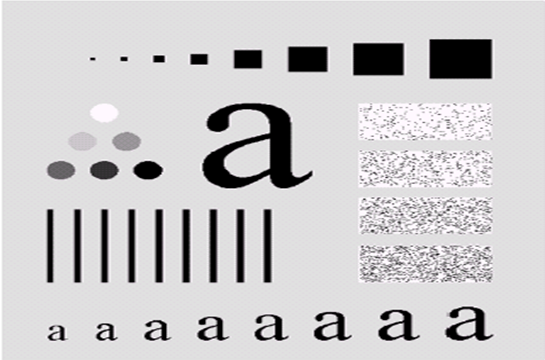
#> input picture IMAGE_PROCESSING/IMAGES/test_img.png, 545 x 360 px
$ jupyter execute --allow-errors LabAssignment_7.ipynb
#> lines starting #> are read from the running program, lines starting #| are printed output that depends on the picture
[cell 1]
import numpy as np
import cv2
import matplotlib.pyplot as plt
from collections import Counter

[cell 2]
#image loading
img = cv2.imread('../IMAGES/test_img.png', 0)
#> img: shape (360, 545); min 0, max 255, mean 202.5

[cell 3]
# 1. Write a program to perform the Huffman coding techniques on an image and compute Compression Ratio.

# [57 lines left out: functions huffman_coding, compress_image, calculate_compression_ratio, not called in this run]


# Convert image to NumPy array for processing
#> (the rest of this cell did not finish here and is left out)

[cell 4]
# 2. Take an image, apply Fourier transformation, quantize data and apply Huffman coding. Apply Huffman decoding and inverse Fourier to obtain reconstructed image. Calculate  CR and PSNR

[cell 5]
import numpy as np
from scipy.fft import fft2, ifft2
from PIL import Image
from sklearn.preprocessing import QuantileTransformer
import heapq
import collections
import matplotlib.pyplot as plt

# Helper functions for Huffman Coding
def build_huffman_tree(data):
    frequency = collections.Counter(data)
    heap = [[weight, [symbol, ""]] for symbol, weight in frequency.items()]
    heapq.heapify(heap)

    while len(heap) > 1:
        lo = heapq.heappop(heap)
        hi = heapq.heappop(heap)
        for pair in lo[1:]:
            pair[1] = '0' + pair[1]
        for pair in hi[1:]:
            pair[1] = '1' + pair[1]
        heapq.heappush(heap, [lo[0] + hi[0]] + lo[1:] + hi[1:])

    huffman_tree = sorted(heapq.heappop(heap)[1:], key=lambda p: (len(p[-1]), p))
    return dict((symbol, code) for symbol, code in huffman_tree)

def huffman_encoding(data, huffman_tree):
    return ''.join(huffman_tree[symbol] for symbol in data)

def huffman_decoding(encoded_data, huffman_tree):
    reverse_tree = {code: symbol for symbol, code in huffman_tree.items()}
    decoded_data = []
    code = ''
    for bit in encoded_data:
        code += bit
        if code in reverse_tree:
            decoded_data.append(reverse_tree[code])
            code = ''
    return decoded_data

# Read and process image
def process_image(image_path):
    # Load image
    img = Image.open(image_path).convert('L')
    img_array = np.array(img)

    # Apply Fourier Transform
    f_transform = fft2(img_array)
    magnitude = np.abs(f_transform)

    # Quantize data
    quantizer = QuantileTransformer(output_distribution='uniform')
    quantized_data = quantizer.fit_transform(magnitude.reshape(-1, 1)).reshape(magnitude.shape)

    # Flatten quantized data for Huffman coding
    flat_quantized_data = quantized_data.flatten()

    # Create Huffman tree and encode
    huffman_tree = build_huffman_tree(flat_quantized_data.astype(int))
    encoded_data = huffman_encoding(flat_quantized_data.astype(int), huffman_tree)

    # Decode Huffman encoded data
    decoded_data = huffman_decoding(encoded_data, huffman_tree)

    # Convert decoded data back to quantized data
    decoded_quantized_data = np.array(decoded_data).reshape(magnitude.shape)

    # Inverse Fourier Transform
    f_transform_reconstructed = ifft2(decoded_quantized_data)
    reconstructed_image = np.abs(f_transform_reconstructed)

    # Convert reconstructed image to uint8 format
    reconstructed_image_uint8 = np.clip(reconstructed_image, 0, 255).astype(np.uint8)

    # Calculate Compression Ratio (CR)
    original_size = img_array.size * img_array.itemsize
    encoded_size = len(encoded_data) / 8  # in bytes
    CR = original_size / encoded_size

    # Calculate PSNR
    mse = np.mean((img_array - reconstructed_image_uint8) ** 2)
    if mse == 0:
        psnr = 100
    else:
        max_pixel = 255.0
        psnr = 20 * np.log10(max_pixel / np.sqrt(mse))

    return reconstructed_image_uint8, CR, psnr

# Process the image and obtain results
reconstructed_image, CR, PSNR = process_image('../IMAGES/test_img.png')
#> in process_image, `quantized_data = quantizer.fit_transform(magnitude.reshape(-1, 1)).res..`:
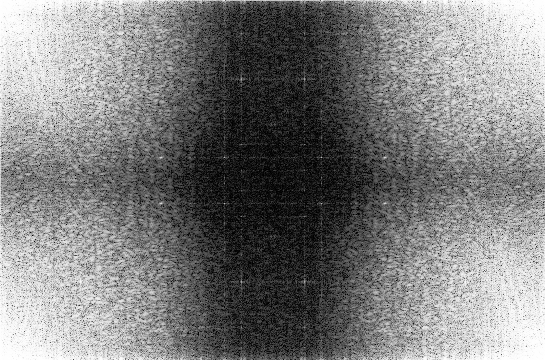
#> quantized_data: shape (360, 545) float64; min 0, max 1, mean 0.496
#> in build_huffman_tree, `frequency = collections.Counter(data)`: frequency = {1: 55, 0: 196145}
#> in build_huffman_tree, `heap = [[weight, [symbol, ""]] for symbol, weight in frequency.items()]`: heap = [[55, [1, '']], [196145, [0, '']]]
#> the loop in build_huffman_tree, `while len(heap) > 1:` made 1 pass
#> (lo, hi) on pass 1: ([55, [1, '']], [196145, [0, '']])
#> after the loop in build_huffman_tree, `while len(heap) > 1:`: pair = [0, '1']
#> in build_huffman_tree, `huffman_tree = sorted(heapq.heappop(heap)[1:], key=lambda p: (len(p[-1..`: huffman_tree = [[0, '1'], [1, '0']]
#> in process_image, `huffman_tree = build_huffman_tree(flat_quantized_data.astype(int))`: huffman_tree = {0: '1', 1: '0'}
#> in huffman_decoding, `reverse_tree = {code: symbol for symbol, code in huffman_tree.items()}`: reverse_tree = {'1': 0, '0': 1}
#> after the loop in huffman_decoding, `for bit in encoded_data:`: code = ''; decoded_data = 196200 items
#> in process_image, `decoded_quantized_data = np.array(decoded_data).reshape(magnitude.shape)`:
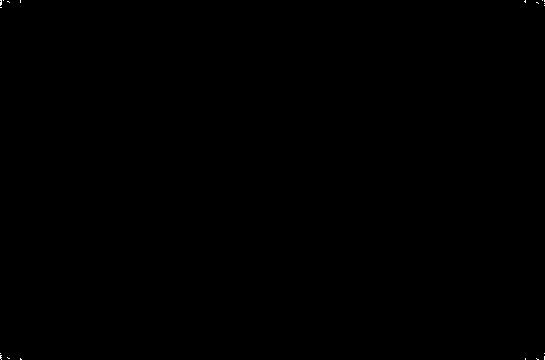
#> decoded_quantized_data: shape (360, 545) int64; values 0 (black) and 1 (white), 0.03% white in thin lines or dots
#> in process_image, `reconstructed_image = np.abs(f_transform_reconstructed)`:
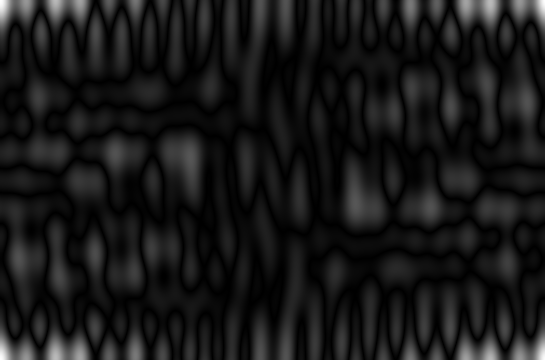
#> reconstructed_image: shape (360, 545) float64; min 2.43e-21, max 0.00028, mean 2.64e-05; drawn with min black and max white
#> in process_image, `reconstructed_image_uint8 = np.clip(reconstructed_image, 0, 255).astyp..`: reconstructed_image_uint8: shape (360, 545); every value is 0
#> in process_image, `original_size = img_array.size * img_array.itemsize`: original_size = 196200
#> in process_image, `encoded_size = len(encoded_data) / 8`: encoded_size = 24525
#> in process_image, `CR = original_size / encoded_size`: CR = 8
#> in process_image, `mse = np.mean((img_array - reconstructed_image_uint8) ** 2)`: mse = 86.7
#> in process_image, `psnr = 20 * np.log10(max_pixel / np.sqrt(mse))`: psnr = 28.75
#> CR = 8; PSNR = 28.75

# Display results
plt.figure(figsize=(12, 6))
plt.subplot(1, 2, 1)
plt.title('Reconstructed Image')
plt.imshow(reconstructed_image, cmap='gray')
plt.axis('off')

plt.subplot(1, 2, 2)
plt.title(f'CR: {CR:.2f}\nPSNR: {PSNR:.2f} dB')
plt.axis('off')
plt.show()
